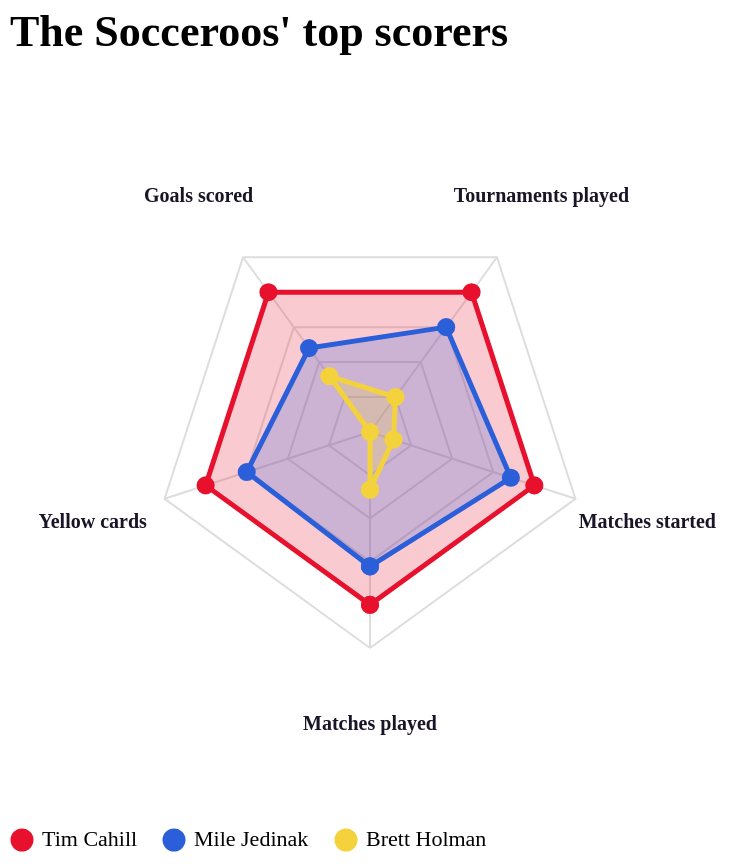

The Vega-Lite source for this figure:
### Vega-Lite specification from a JSON file in a GitHub repository (floating-point values rounded to 4 significant figures)
{"$schema": "https://vega.github.io/schema/vega-lite/v5.json", "title": {"text": "The Socceroos' top scorers", "font": "AusWC2026", "fontSize": 22, "anchor": "start", "offset": 8}, "width": 360, "height": 360, "params": [{"name": "who", "value": "All", "bind": {"input": "radio", "options": ["All", "Tim Cahill", "Mile Jedinak", "Brett Holman"], "name": ""}}], "layer": [{"data": {"values": [{"ring": "0.2", "x": 1.47e-15, "y": -24.0, "order": 0}, {"ring": "0.2", "x": 22.83, "y": -7.416, "order": 1}, {"ring": "0.2", "x": 14.11, "y": 19.42, "order": 2}, {"ring": "0.2", "x": -14.11, "y": 19.42, "order": 3}, {"ring": "0.2", "x": -22.83, "y": -7.416, "order": 4}, {"ring": "0.2", "x": 1.47e-15, "y": -24.0, "order": 5}, {"ring": "0.4", "x": 2.939e-15, "y": -48.0, "order": 0}, {"ring": "0.4", "x": 45.65, "y": -14.83, "order": 1}, {"ring": "0.4", "x": 28.21, "y": 38.83, "order": 2}, {"ring": "0.4", "x": -28.21, "y": 38.83, "order": 3}, {"ring": "0.4", "x": -45.65, "y": -14.83, "order": 4}, {"ring": "0.4", "x": 2.939e-15, "y": -48.0, "order": 5}, {"ring": "0.6", "x": 4.409e-15, "y": -72.0, "order": 0}, {"ring": "0.6", "x": 68.48, "y": -22.25, "order": 1}, {"ring": "0.6", "x": 42.32, "y": 58.25, "order": 2}, {"ring": "0.6", "x": -42.32, "y": 58.25, "order": 3}, {"ring": "0.6", "x": -68.48, "y": -22.25, "order": 4}, {"ring": "0.6", "x": 4.409e-15, "y": -72.0, "order": 5}, {"ring": "0.8", "x": 5.878e-15, "y": -96.0, "order": 0}, {"ring": "0.8", "x": 91.3, "y": -29.67, "order": 1}, {"ring": "0.8", "x": 56.43, "y": 77.67, "order": 2}, {"ring": "0.8", "x": -56.43, "y": 77.67, "order": 3}, {"ring": "0.8", "x": -91.3, "y": -29.67, "order": 4}, {"ring": "0.8", "x": 5.878e-15, "y": -96.0, "order": 5}, {"ring": "1.0", "x": 7.348e-15, "y": -120.0, "order": 0}, {"ring": "1.0", "x": 114.1, "y": -37.08, "order": 1}, {"ring": "1.0", "x": 70.53, "y": 97.08, "order": 2}, {"ring": "1.0", "x": -70.53, "y": 97.08, "order": 3}, {"ring": "1.0", "x": -114.1, "y": -37.08, "order": 4}, {"ring": "1.0", "x": 7.348e-15, "y": -120.0, "order": 5}]}, "mark": {"type": "line", "stroke": "#dddddd", "strokeWidth": 1}, "encoding": {"x": {"field": "x", "type": "quantitative", "scale": {"domain": [-194, 194]}, "axis": null}, "y": {"field": "y", "type": "quantitative", "scale": {"domain": [-194, 194]}, "axis": null}, "detail": {"field": "ring"}, "order": {"field": "order"}}}, {"data": {"values": [{"x": 0, "y": 0, "order": 0, "sid": 0}, {"x": 7.348e-15, "y": -120.0, "order": 1, "sid": 0}, {"x": 0, "y": 0, "order": 0, "sid": 1}, {"x": 114.1, "y": -37.08, "order": 1, "sid": 1}, {"x": 0, "y": 0, "order": 0, "sid": 2}, {"x": 70.53, "y": 97.08, "order": 1, "sid": 2}, {"x": 0, "y": 0, "order": 0, "sid": 3}, {"x": -70.53, "y": 97.08, "order": 1, "sid": 3}, {"x": 0, "y": 0, "order": 0, "sid": 4}, {"x": -114.1, "y": -37.08, "order": 1, "sid": 4}]}, "mark": {"type": "line", "stroke": "#dddddd", "strokeWidth": 1}, "encoding": {"x": {"field": "x", "type": "quantitative"}, "y": {"field": "y", "type": "quantitative"}, "detail": {"field": "sid"}, "order": {"field": "order"}}}, {"data": {"values": [{"axis": "Matches played", "x": 9.92e-15, "y": -162.0}, {"axis": "Matches started", "x": 154.1, "y": -50.06}, {"axis": "Tournaments played", "x": 95.22, "y": 131.1}, {"axis": "Goals scored", "x": -95.22, "y": 131.1}, {"axis": "Yellow cards", "x": -154.1, "y": -50.06}]}, "mark": {"type": "text", "font": "ClashDisplay", "fontSize": 10, "fontWeight": "bold", "color": "#1a1526"}, "encoding": {"x": {"field": "x", "type": "quantitative"}, "y": {"field": "y", "type": "quantitative"}, "text": {"field": "axis"}}}, {"data": {"values": [{"player": "Tim Cahill", "axis": "Matches played", "value": 9, "x": 5.878e-15, "y": -96.0, "order": 0}, {"player": "Tim Cahill", "axis": "Matches started", "value": 7, "x": 91.3, "y": -29.67, "order": 1}, {"player": "Tim Cahill", "axis": "Tournaments played", "value": 4, "x": 56.43, "y": 77.67, "order": 2}, {"player": "Tim Cahill", "axis": "Goals scored", "value": 5, "x": -56.43, "y": 77.67, "order": 3}, {"player": "Tim Cahill", "axis": "Yellow cards", "value": 4, "x": -91.3, "y": -29.67, "order": 4}, {"player": "Tim Cahill", "axis": "Matches played", "value": 9, "x": 5.878e-15, "y": -96.0, "order": 5}, {"player": "Mile Jedinak", "axis": "Matches played", "value": 7, "x": 4.572e-15, "y": -74.67, "order": 0}, {"player": "Mile Jedinak", "axis": "Matches started", "value": 6, "x": 78.26, "y": -25.43, "order": 1}, {"player": "Mile Jedinak", "axis": "Tournaments played", "value": 3, "x": 42.32, "y": 58.25, "order": 2}, {"player": "Mile Jedinak", "axis": "Goals scored", "value": 3, "x": -33.86, "y": 46.6, "order": 3}, {"player": "Mile Jedinak", "axis": "Yellow cards", "value": 3, "x": -68.48, "y": -22.25, "order": 4}, {"player": "Mile Jedinak", "axis": "Matches played", "value": 7, "x": 4.572e-15, "y": -74.67, "order": 5}, {"player": "Brett Holman", "axis": "Matches played", "value": 3, "x": 1.959e-15, "y": -32.0, "order": 0}, {"player": "Brett Holman", "axis": "Matches started", "value": 1, "x": 13.04, "y": -4.238, "order": 1}, {"player": "Brett Holman", "axis": "Tournaments played", "value": 1, "x": 14.11, "y": 19.42, "order": 2}, {"player": "Brett Holman", "axis": "Goals scored", "value": 2, "x": -22.57, "y": 31.07, "order": 3}, {"player": "Brett Holman", "axis": "Yellow cards", "value": 0, "x": -0.0, "y": -0.0, "order": 4}, {"player": "Brett Holman", "axis": "Matches played", "value": 3, "x": 1.959e-15, "y": -32.0, "order": 5}]}, "transform": [{"filter": "who == 'All' || datum.player == who"}], "mark": {"type": "line", "strokeWidth": 2.5, "fillOpacity": 0.22, "point": {"filled": true, "size": 50}}, "encoding": {"x": {"field": "x", "type": "quantitative"}, "y": {"field": "y", "type": "quantitative"}, "order": {"field": "order"}, "detail": {"field": "player"}, "fill": {"field": "player", "type": "nominal", "scale": {"domain": ["Tim Cahill", "Mile Jedinak", "Brett Holman"], "range": ["#e8112d", "#2b5fd9", "#f4d23c"]}, "legend": {"title": null, "orient": "bottom", "labelFont": "ClashDisplay", "labelFontSize": 11}}, "stroke": {"field": "player", "type": "nominal", "scale": {"domain": ["Tim Cahill", "Mile Jedinak", "Brett Holman"], "range": ["#e8112d", "#2b5fd9", "#f4d23c"]}, "legend": null}, "tooltip": [{"field": "player", "type": "nominal", "title": "Player"}, {"field": "axis", "type": "nominal", "title": "Measure"}, {"field": "value", "type": "quantitative", "title": "Value"}]}}], "config": {"view": {"stroke": null}}}
